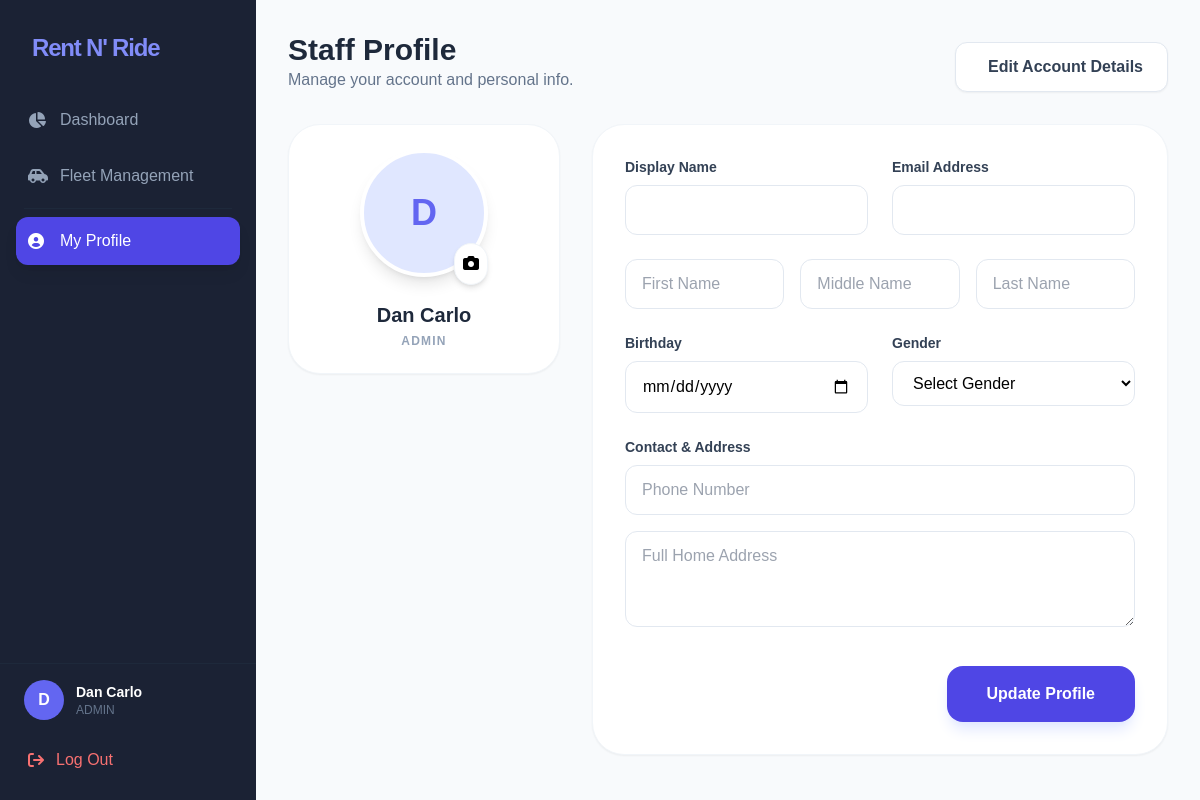
Screenshot of /staff_profile.php (signed in) with the database file from the repository.
### tables this page shows
CREATE TABLE `tbl_users` (
  `id` int(11) NOT NULL,
  `username` varchar(100) NOT NULL,
  `password` varchar(255) NOT NULL,
  `role` varchar(20) DEFAULT 'Customer',
  `display_name` varchar(100) DEFAULT NULL,
  `first_name` varchar(100) DEFAULT NULL,
  `middle_name` varchar(100) DEFAULT NULL,
  `last_name` varchar(100) DEFAULT NULL,
  `birthday` varchar(30) DEFAULT NULL,
  `email` varchar(100) NOT NULL,
  `contact_number` varchar(20) DEFAULT NULL,
  `address` varchar(150) DEFAULT NULL,
  `gender` varchar(20) DEFAULT NULL,
  `profile_image` varchar(255) DEFAULT NULL
);

### staff_profile.php (the view, shortened to what this page needs)
<?php
require_once 'auth.php';
$user_id = $_SESSION['user_id'];
$stmt = $pdo->prepare("SELECT * FROM tbl_users WHERE id = ?");
$stmt->execute([$user_id]);
$user = $stmt->fetch();
$current_page = basename($_SERVER['PHP_SELF']);
$role = $user['role'] ?? 'Staff';
?>
<!DOCTYPE html>
<html lang="en">
<head>
    <script src="https://cdn.tailwindcss.com"></script>
    <link rel="stylesheet" href="https://cdnjs.cloudflare.com/ajax/libs/font-awesome/6.0.0/css/all.min.css">
</head>
<body class="bg-slate-50" x-data="{ showLogoutModal: false, showAccountModal: false }">
    <div class="flex min-h-screen">
        <aside class="w-64 glass-sidebar text-white flex flex-col fixed h-full">
            <div class="p-8">
                <h1 class="text-2xl font-bold tracking-tighter text-indigo-400">Rent N' Ride</h1>
            </div>
            <nav class="flex-1 px-4 space-y-2">
                <a href="dashboardstaff.php" class="flex items-center space-x-3 p-3 <?= $current_page == 'dashboardstaff.php' ? 'bg-indigo-600 text-white shadow-lg' : 'text-slate-400 hover:bg-slate-800' ?> rounded-xl transition">
                    <i class="fa-solid fa-chart-pie w-5"></i> <span>Dashboard</span>
                </a>
                <a href="car_manage.php" class="flex items-center space-x-3 p-3 text-slate-400 hover:bg-slate-800 rounded-xl transition">
                    <i class="fa-solid fa-car-side w-5"></i> <span>Fleet Management</span>
                </a>
                <hr class="border-slate-800 my-4 mx-2">
                <a href="staff_profile.php" class="flex items-center space-x-3 p-3 <?= $current_page == 'staff_profile.php' ? 'bg-indigo-600 text-white shadow-lg' : 'text-slate-400 hover:bg-slate-800' ?> rounded-xl transition">
                    <i class="fa-solid fa-circle-user w-5"></i> <span>My Profile</span>
                </a>
            </nav>
            <div class="p-4 border-t border-slate-800">
                <div class="flex items-center space-x-3 mb-4 px-2">
                    <div class="w-10 h-10 bg-indigo-500 rounded-full flex items-center justify-center font-bold text-white overflow-hidden">
                        <?php if(!empty($user['profile_image'])): ?>
                            <img src="Profile/<?= $user['profile_image'] ?>" class="w-full h-full object-cover">
                        <?php else: ?>
                            <?= strtoupper(substr($user['username'] ?? 'U', 0, 1)); ?>
                        <?php endif; ?>
                    </div>
                    <div>
                        <p class="text-sm font-semibold truncate w-32"><?= htmlspecialchars($user['username'] ?? ''); ?></p>
                        <p class="text-xs text-slate-500"><?= htmlspecialchars($role); ?></p>
                    </div>
                </div>
                <button @click.prevent="showLogoutModal = true" class="flex items-center space-x-3 p-3 text-red-400 hover:bg-red-500/10 rounded-xl transition w-full text-left">
                    <i class="fa-solid fa-arrow-right-from-bracket"></i> <span>Log Out</span>
                </button>
            </div>
        </aside>
        <main class="flex-1 ml-64 p-8">
            <div class="max-w-4xl mx-auto">
                <div class="flex justify-between items-end mb-8">
                    <div>
                        <h1 class="text-3xl font-bold text-slate-800">Staff Profile</h1>
                        <p class="text-slate-500">Manage your account and personal info.</p>
                    </div>
                    <button @click="showAccountModal = true" class="px-6 py-3 bg-white border border-slate-200 text-slate-700 font-bold rounded-xl hover:bg-slate-50 transition flex items-center shadow-sm">
                        <i class="fa-solid fa-shield-halved mr-2 text-indigo-500"></i> Edit Account Details
                    </button>
                </div>
                <form method="POST" enctype="multipart/form-data">
                    <div class="grid grid-cols-1 lg:grid-cols-3 gap-8">
                        <div class="lg:col-span-1">
                            <div class="bg-white p-6 rounded-[2rem] shadow-sm border border-slate-100 text-center">
                                <div class="relative inline-block">
                                    <div class="w-32 h-32 bg-indigo-100 rounded-full mx-auto mb-4 overflow-hidden border-4 border-white shadow-lg flex items-center justify-center">
                                        <?php if(empty($user['profile_image'])): ?>
                                            <div id="placeholder" class="text-indigo-500 text-4xl font-bold uppercase">
                                                <?= substr($user['username'] ?? 'U', 0, 1) ?>
                                            </div>
                                        <?php endif; ?>
                                    </div>
                                    <label for="imgInput" class="absolute bottom-2 right-0 bg-white p-2 rounded-full shadow-md cursor-pointer border border-slate-100 hover:text-indigo-600">
                                        <i class="fa-solid fa-camera"></i>
                                    </label>
                                </div>
                                <h2 class="text-xl font-bold text-slate-800 mt-2"><?= htmlspecialchars(($user['display_name'] ?? $user['username']) ?? 'User') ?></h2>
                                <p class="text-xs text-slate-400 uppercase font-bold tracking-widest mt-1"><?= $role ?></p>
                            </div>
                        </div>
                        <div class="lg:col-span-2 space-y-6">
                            <div class="bg-white p-8 rounded-[2rem] shadow-sm border border-slate-100">
                                <div class="grid grid-cols-1 md:grid-cols-2 gap-6">
                                    <div>
                                        <label class="block text-sm font-semibold text-slate-700 mb-2">Display Name</label>
                                        <input type="text" name="display_name" class="profile-input" value="<?= htmlspecialchars($user['display_name'] ?? '') ?>">
                                    </div>
                                    <div>
                                        <label class="block text-sm font-semibold text-slate-700 mb-2">Email Address</label>
                                        <input type="email" name="email" class="profile-input" value="<?= htmlspecialchars($user['email'] ?? '') ?>">
                                    </div>
                                </div>
                                <div class="grid grid-cols-1 md:grid-cols-3 gap-4 mt-6">
                                    <input type="text" name="first_name" placeholder="First Name" class="profile-input" value="<?= htmlspecialchars($user['first_name'] ?? '') ?>">
                                    <input type="text" name="middle_name" placeholder="Middle Name" class="profile-input" value="<?= htmlspecialchars($user['middle_name'] ?? '') ?>">
                                    <input type="text" name="last_name" placeholder="Last Name" class="profile-input" value="<?= htmlspecialchars($user['last_name'] ?? '') ?>">
                                </div>
                                <div class="grid grid-cols-1 md:grid-cols-2 gap-6 mt-6">
                                    <div>
                                        <label class="block text-sm font-semibold text-slate-700 mb-2">Birthday</label>
                                        <input type="date" name="birthday" class="profile-input" value="<?= $user['birthday'] ?? '' ?>">
                                    </div>
                                    <div>
                                        <label class="block text-sm font-semibold text-slate-700 mb-2">Gender</label>
                                        <select name="gender" class="profile-input">
                                            <option value="">Select Gender</option>
                                        </select>
                                    </div>
                                </div>
                                <div class="mt-6">
                                    <label class="block text-sm font-semibold text-slate-700 mb-2">Contact & Address</label>
                                    <input type="text" name="contact_number" placeholder="Phone Number" class="profile-input mb-4" value="<?= htmlspecialchars($user['contact_number'] ?? '') ?>">
                                    <textarea name="address" placeholder="Full Home Address" class="profile-input h-24 pt-3"><?= htmlspecialchars($user['address'] ?? '') ?></textarea>
                                </div>
                                <div class="flex justify-end mt-8">
                                    <button type="submit" name="update_profile" class="bg-indigo-600 text-white px-10 py-4 rounded-2xl font-bold hover:bg-indigo-700 transition shadow-lg shadow-indigo-100">
                                        Update Profile
                                    </button>
                                </div>
                            </div>
                        </div>
                    </div>
                </form>
            </div>
        </main>
    </div>
</body>
</html>

### staff_profile.php (style rules this page uses)
body { font-family: 'Plus Jakarta Sans', sans-serif; }
.glass-sidebar { background: rgba(15, 23, 42, 0.95); backdrop-filter: blur(10px); }
.profile-input { width: 100%; padding: 0.75rem 1rem; border-radius: 0.75rem; border: 1px solid #e2e8f0; background: #ffffff; transition: all 0.2s; }

### rows the page displays
tbl_users: username "D", username "Dan Carlo", role "ADMIN"
